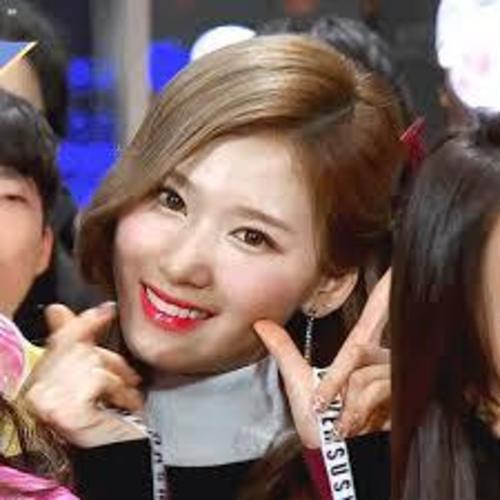
#> input picture images/sana.jpg, 500 x 500 px
$ python ContourAppli_2.py   (older library calls are emulated)
#> lines starting #> are read from the running program, lines starting #| are printed output that depends on the picture; after the words box and inside, x2 and y2 are one past the last pixel; in counts of white or black regions, pixels touching at a corner belong together; long printed decimals are rounded
import numpy as np
import cv2

#Contour Area(둘러싸인 부분의 면적)와 Contour Perimeter(호의 길이)를 구하는 방법
#키값이 m00인 값이 contourArea의 값이다.
#arcLength()는 2개의 인자를 가짐, 두 번째 인자에서 True이면 폐곡선, False이면 열려있는 호를 나타냄

def contour():
    img = cv2.imread('images/sana.jpg')
#> img is the input picture: shape (500, 500, 3); mean B, G, R 95, 98.8, 120.4
    imgray = cv2.cvtColor(img, cv2.COLOR_BGR2GRAY)
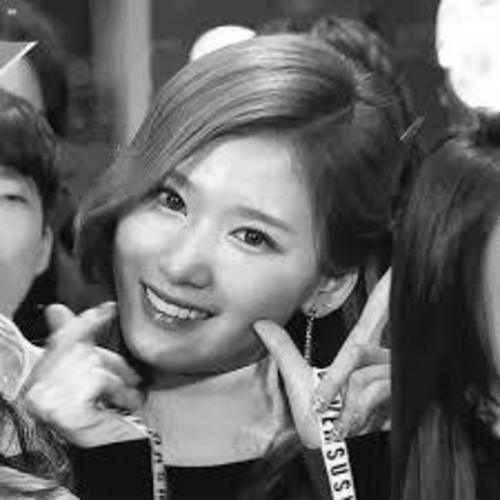
#> imgray: shape (500, 500); min 0, max 255, mean 104.8

    ret, thr = cv2.threshold(imgray, 127, 255, 0)
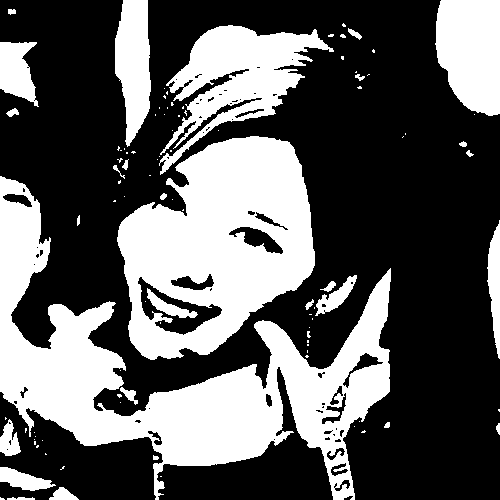
#> thr: shape (500, 500); 36.9% white; 98 white regions (69 under 20 px)
    _, contours, _ = cv2.findContours(thr, cv2.RETR_TREE, cv2.CHAIN_APPROX_SIMPLE)
#> contours = 167 contours, 119 with area under 20; largest, box (x1, y1, x2, y2) and area: (0, 176, 391, 500) 38380, (117, 136, 315, 360) 30355, (159, 25, 334, 175) 9514, (435, 0, 500, 116) 6148, (115, 0, 151, 147) 3630

    cnt = contours[164]
#> cnt = contour of 11 points, box (x1, y1, x2, y2) (8, 9, 16, 15), area 28
    area = cv2.contourArea(cnt)
#> area = 27.5
    perimeter = cv2.arcLength(cnt, True)
#> perimeter = 23.07

    cv2.drawContours(img, [cnt], 0, (255, 255, 0), 1)
#> img: shape (500, 500, 3); 0.01% of pixels changed, all inside (x1, y1, x2, y2) = (8, 9, 16, 15)

    print('contour 면적:', area)
#| contour 면적: 27.5
    print('contour 길이:', perimeter)
#| contour 길이: 23.071

    cv2.imshow('contour', img)
    cv2.waitKey(0)
    cv2.destroyAllWindows()

contour()
